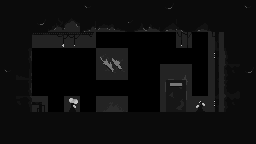

A level layout from a 2D game, rendered from its tile map. Below: a short description, then the map file with tile-grid data replaced by summaries:
An orthogonal 16x9 tile map with 16x16 px tiles, 3 tile layers (Background, Wals, Views) and 4 objects (3x Torch, Player).

<map version="1.5" tiledversion="1.7.2" orientation="orthogonal" renderorder="right-down" width="16" height="9" tilewidth="16" tileheight="16" infinite="0" nextlayerid="7" nextobjectid="7">
 <editorsettings>
  <export target="level1-map.json" format="json" />
 </editorsettings>
 <tileset firstgid="1" name="DARK-Tileset" tilewidth="16" tileheight="16" tilecount="224" columns="14">
  <image source="DARK-Tileset.png" width="224" height="256" />
  <tile id="0">
   <properties>
    <property name="collides" type="bool" value="true" />
   </properties>
  </tile>
  <tile id="2">
   <properties>
    <property name="collides" type="bool" value="true" />
   </properties>
  </tile>
  <tile id="3">
   <properties>
    <property name="collides" type="bool" value="true" />
   </properties>
  </tile>
  <tile id="4">
   <properties>
    <property name="collides" type="bool" value="true" />
   </properties>
  </tile>
  <tile id="5">
   <properties>
    <property name="collides" type="bool" value="true" />
   </properties>
  </tile>
  <tile id="6">
   <properties>
    <property name="collides" type="bool" value="true" />
   </properties>
  </tile>
  <tile id="7">
   <properties>
    <property name="collides" type="bool" value="true" />
   </properties>
  </tile>
  <tile id="8">
   <properties>
    <property name="collides" type="bool" value="true" />
   </properties>
  </tile>
  <tile id="9">
   <properties>
    <property name="collides" type="bool" value="true" />
   </properties>
  </tile>
  <tile id="10">
   <properties>
    <property name="collides" type="bool" value="true" />
   </properties>
  </tile>
  <tile id="11">
   <properties>
    <property name="collides" type="bool" value="true" />
   </properties>
  </tile>
  <tile id="12">
   <properties>
    <property name="collides" type="bool" value="true" />
   </properties>
  </tile>
  <tile id="13">
   <properties>
    <property name="collides" type="bool" value="true" />
   </properties>
  </tile>
  <tile id="30">
   <properties>
    <property name="collides" type="bool" value="true" />
   </properties>
  </tile>
  <tile id="31">
   <properties>
    <property name="collides" type="bool" value="true" />
   </properties>
  </tile>
  <tile id="32">
   <properties>
    <property name="collides" type="bool" value="true" />
   </properties>
  </tile>
  <tile id="33">
   <properties>
    <property name="collides" type="bool" value="true" />
   </properties>
  </tile>
  <tile id="34">
   <properties>
    <property name="collides" type="bool" value="true" />
   </properties>
  </tile>
  <tile id="35">
   <properties>
    <property name="collides" type="bool" value="true" />
   </properties>
  </tile>
  <tile id="36">
   <properties>
    <property name="collides" type="bool" value="true" />
   </properties>
  </tile>
  <tile id="37">
   <properties>
    <property name="collides" type="bool" value="true" />
   </properties>
  </tile>
  <tile id="38">
   <properties>
    <property name="collides" type="bool" value="true" />
   </properties>
  </tile>
  <tile id="39">
   <properties>
    <property name="collides" type="bool" value="true" />
   </properties>
  </tile>
  <tile id="40">
   <properties>
    <property name="collides" type="bool" value="true" />
   </properties>
  </tile>
  <tile id="41">
   <properties>
    <property name="collides" type="bool" value="true" />
   </properties>
  </tile>
  <tile id="127">
   <properties>
    <property name="collides" type="bool" value="true" />
   </properties>
  </tile>
  <tile id="128">
   <properties>
    <property name="collides" type="bool" value="true" />
   </properties>
  </tile>
  <tile id="129">
   <properties>
    <property name="collides" type="bool" value="true" />
   </properties>
  </tile>
  <tile id="141">
   <properties>
    <property name="collides" type="bool" value="true" />
   </properties>
  </tile>
  <tile id="142">
   <properties>
    <property name="collides" type="bool" value="true" />
   </properties>
  </tile>
  <tile id="143">
   <properties>
    <property name="collides" type="bool" value="true" />
   </properties>
  </tile>
  <tile id="155">
   <properties>
    <property name="collides" type="bool" value="true" />
   </properties>
  </tile>
  <tile id="156">
   <properties>
    <property name="collides" type="bool" value="true" />
   </properties>
  </tile>
  <tile id="157">
   <properties>
    <property name="collides" type="bool" value="true" />
   </properties>
  </tile>
  <tile id="182">
   <properties>
    <property name="collides" type="bool" value="true" />
   </properties>
  </tile>
  <tile id="183">
   <properties>
    <property name="collides" type="bool" value="true" />
   </properties>
  </tile>
  <tile id="184">
   <properties>
    <property name="collides" type="bool" value="true" />
   </properties>
  </tile>
  <tile id="186">
   <properties>
    <property name="collides" type="bool" value="true" />
   </properties>
  </tile>
  <tile id="187">
   <properties>
    <property name="collides" type="bool" value="true" />
   </properties>
  </tile>
  <tile id="200">
   <properties>
    <property name="collides" type="bool" value="true" />
   </properties>
  </tile>
  <tile id="201">
   <properties>
    <property name="collides" type="bool" value="true" />
   </properties>
  </tile>
  <tile id="210">
   <properties>
    <property name="collides" type="bool" value="true" />
   </properties>
  </tile>
  <tile id="211">
   <properties>
    <property name="collides" type="bool" value="true" />
   </properties>
  </tile>
  <tile id="214">
   <properties>
    <property name="collides" type="bool" value="true" />
   </properties>
  </tile>
  <tile id="215">
   <properties>
    <property name="collides" type="bool" value="true" />
   </properties>
  </tile>
  <tile id="219">
   <properties>
    <property name="collides" type="bool" value="true" />
   </properties>
  </tile>
  <tile id="220">
   <properties>
    <property name="collides" type="bool" value="true" />
   </properties>
  </tile>
  <tile id="221">
   <properties>
    <property name="collides" type="bool" value="true" />
   </properties>
  </tile>
 </tileset>
 <layer id="6" name="Background" width="16" height="9" locked="1" tintcolor="#000000">
  <data>[144 cells, 0 non-empty, 0 distinct tile ids]</data>
 </layer>
 <layer id="1" name="Wals" width="16" height="9" locked="1" tintcolor="#232323">
  <data>[144 cells, 86 non-empty, 21 distinct tile ids]</data>
 </layer>
 <layer id="2" name="Views" width="16" height="9" locked="1">
  <data>[144 cells, 25 non-empty, 23 distinct tile ids]</data>
 </layer>
 <objectgroup id="3" name="Torch">
  <object id="1" name="TorchPoint" type="Torch" x="55.6107" y="88">
   <point />
  </object>
  <object id="2" name="TorchPoint" type="Torch" x="151.579" y="88">
   <point />
  </object>
  <object id="3" name="TorchPoint" type="Torch" x="199.563" y="88">
   <point />
  </object>
 </objectgroup>
 <objectgroup id="4" name="Player" locked="1">
  <object id="5" name="PlayerPoint" type="Player" x="55.7524" y="92.747">
   <point />
  </object>
 </objectgroup>
</map>
